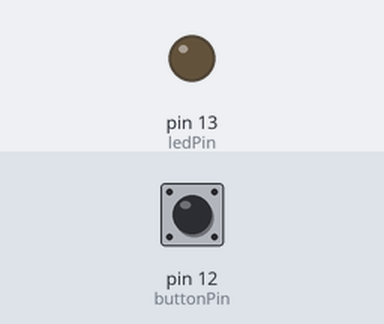
The sketch below on a simulated Arduino Uno, built with avr-gcc and run on an emulated ATmega328P. Shown: output pins drawn as LEDs (lit = HIGH). The test bench sets the inputs (shaded band); at power-on: pin 12 (buttonPin) LOW.

Above: at 1.2 s.
1.3 s: pin 12 (buttonPin) pulled HIGH for 0.15 s
At 2.5 s:
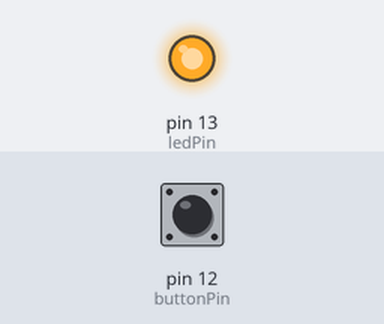
2.9 s: pin 12 (buttonPin) pulled HIGH for 1 s
At 3.7 s:
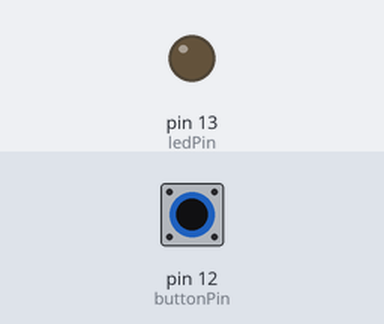
5.4 s: pin 12 (buttonPin) pulled HIGH for 3.2 s
At 6.8 s:
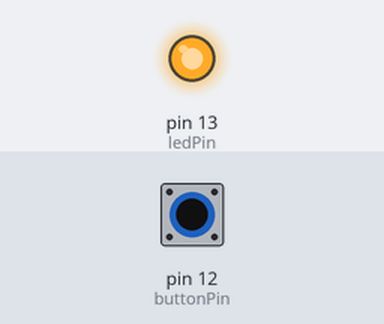
Timing chart, 0 to 8.4 s (numbered marks = the images above; inputs shaded):
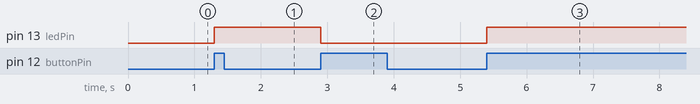

The sketch:

Example-2_Button.ino
```cpp
const int ledPin = 13; // ledPin is set to hold the "address" of pin 13
const int buttonPin = 12; // buttonPin is set to hold the "address" of pin 12

// Boolean values can be only either true or false:
bool ledState = false; // The variable ledState is initialized as a boolean false value
bool buttonVal = false; // buttonVal is used to hold the digitalRead() from buttonPin
bool prevButtonVal = false; // Holds the previous buttonVal to keep track of changes


void setup() {
  pinMode(ledPin, OUTPUT); // The LED's I/O pin is an output
  pinMode(buttonPin, INPUT); // The button's I/O pin is an input
}

void loop() {
  buttonVal = digitalRead(buttonPin); // Read the value on buttonPin into buttonVal

  // If buttonVal's value is equal to HIGH/1/true/ (on), and it was previously off:
  if (buttonVal == HIGH && prevButtonVal == LOW){ // An "and" condition can be written with both && and "and"

    // The !-operator is used to represent the logical inverse (1 or 0, true or false), of a value
    ledState = !ledState; // We change ledState to the opposite of what is was
    digitalWrite(ledPin, ledState); //ledPin's output value is set to ledState's value (booleans also work as HIGH or LOW)

    // delay() waits for the amount of milliseconds, passed as argument:
    delay(50); // 200 milliseconds delay ensures that mechanical bounce is eliminated (can go as low as ~25-50)
  }
  else if(buttonVal == LOW && prevButtonVal == HIGH){
    delay(50); // Debouncing is necessary on both transistions
  }
  // Update prevButtonVal:
  prevButtonVal = buttonVal;
}
```

Measured:
- after the input at 1.3 s, pin 13 (ledPin): LOW → HIGH at once
- after the input at 2.9 s, pin 13 (ledPin): HIGH → LOW at once
- after the input at 5.4 s, pin 13 (ledPin): LOW → HIGH at once
